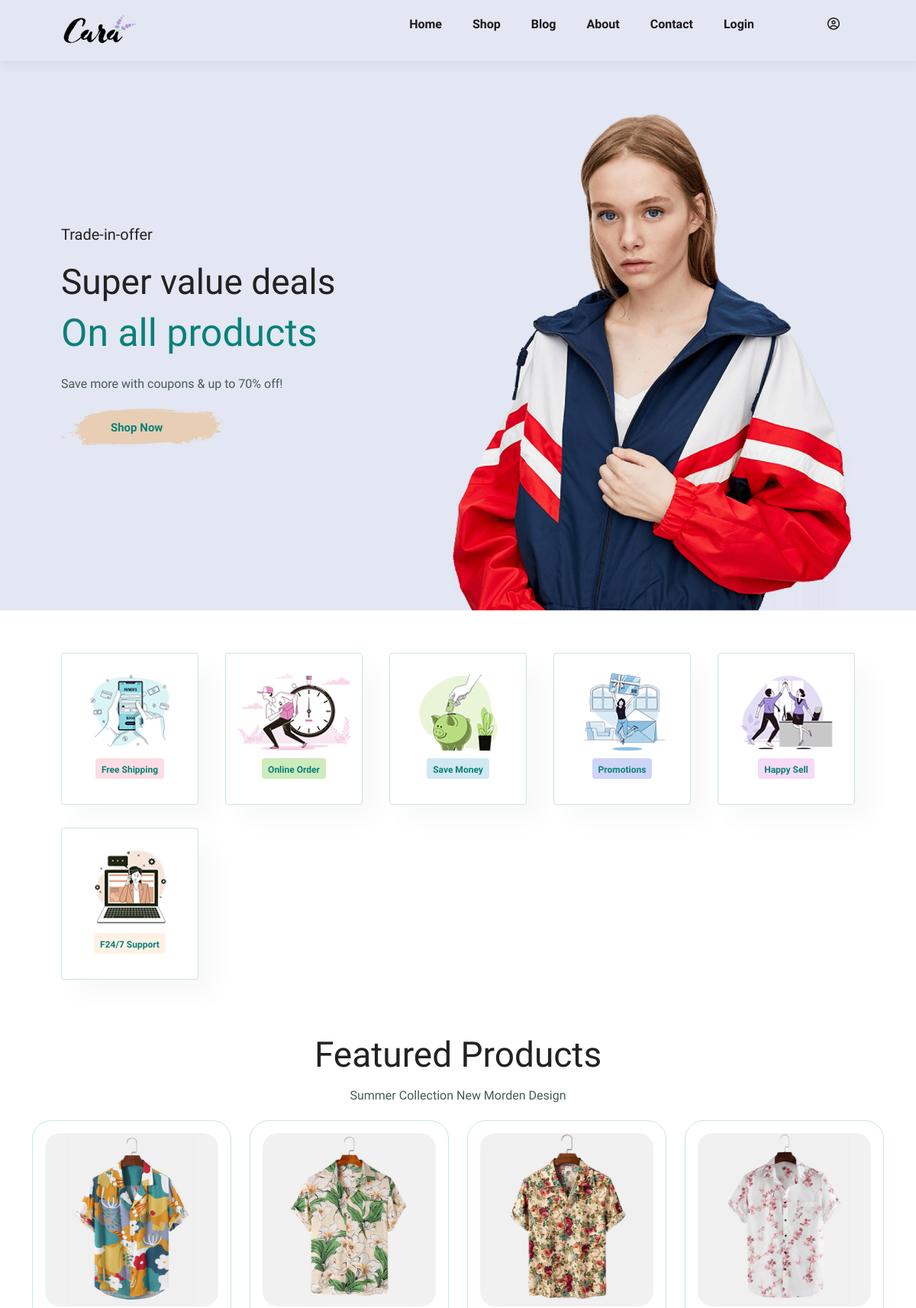
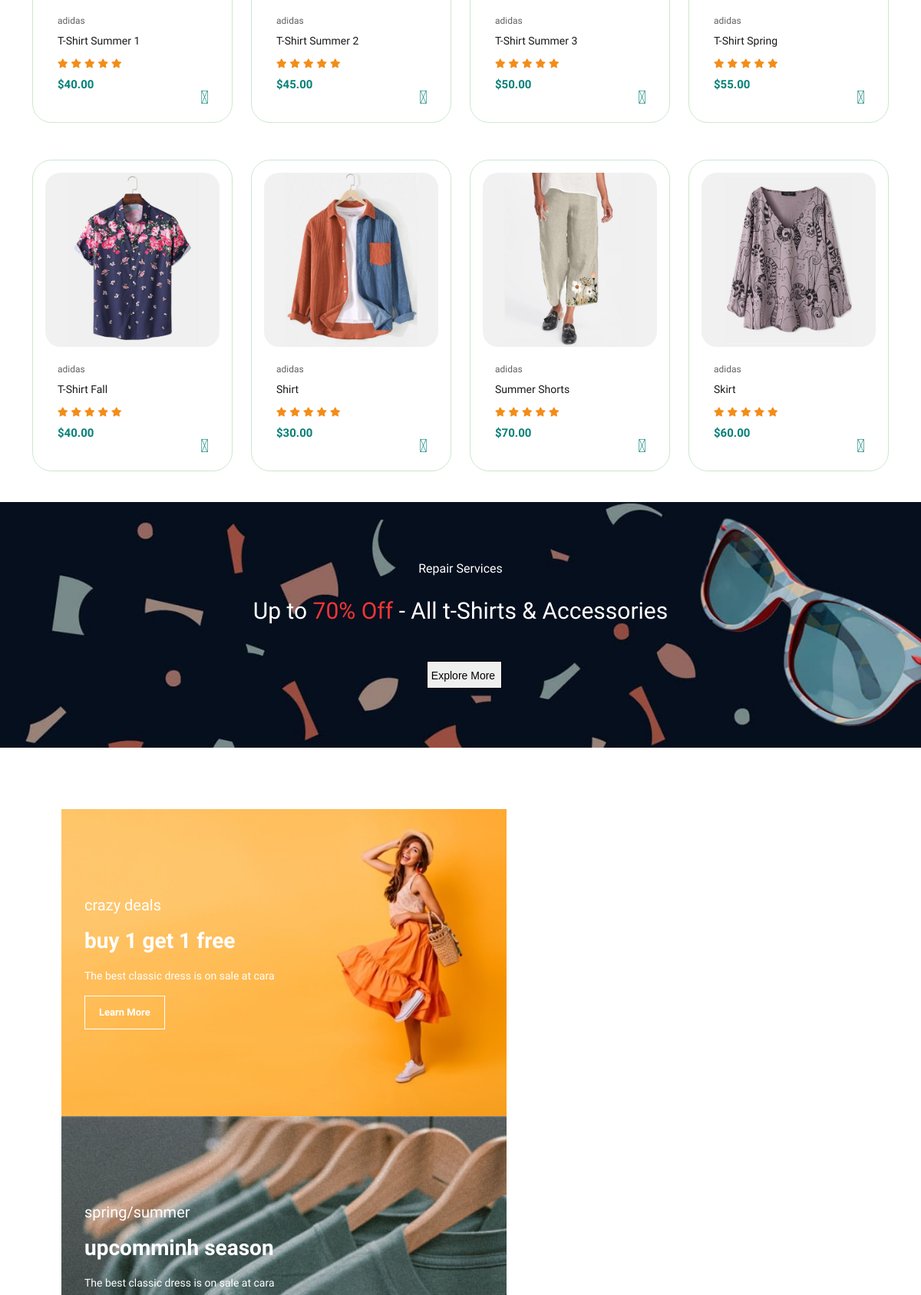
/client/index.php (upper part), run on the app's committed database (2 pictures, top to bottom).
### tables this page shows
CREATE TABLE  `products` (
  `product_id` INT UNSIGNED PRIMARY KEY AUTO_INCREMENT,
  `name` VARCHAR(100) NOT NULL,
  `category_id` INT UNSIGNED NOT NULL,
  `price` DECIMAL(10, 2) NOT NULL,
  `quantity` INT UNSIGNED DEFAULT 0,
  `color_id` INT UNSIGNED,
  `size_id` INT UNSIGNED,
  `image` VARCHAR(255) NOT NULL,
  `flash` INT UNSIGNED DEFAULT 0, 
  `coupon_id` INT UNSIGNED DEFAULT NULL, 
  `created_at` TIMESTAMP DEFAULT CURRENT_TIMESTAMP,
  `updated_at` TIMESTAMP DEFAULT CURRENT_TIMESTAMP ON UPDATE CURRENT_TIMESTAMP,
  FOREIGN KEY (`category_id`) REFERENCES categories(`category_id`),
  FOREIGN KEY (`color_id`) REFERENCES product_colors(`color_id`),
  FOREIGN KEY (`size_id`) REFERENCES product_sizes(`size_id`)
   
);

### client/mvc/core/controller.php (called while the page is built)
<?php
class controller{
    static function view($view, $data=[]){
        include_once "./mvc/views/".$view.".php";
    }
}
?>

### client/mvc/controllers/home.php (called while the page is built)
<?php
require_once './mvc/models/homeModels.php';
class home extends controller{
    protected $home;
    public function __construct(){
        $this->home = new homeModels();
    }
    static public function index(){
        $is = new self();
        $view = $is->viewProducts();
        $data = [];
        while($row = mysqli_fetch_assoc($view)){
            $data[] = $row;
        }
        self::view('index', $data);
    }
    public function viewProducts(){
        return $this->home->view();
    }
}
?>

### client/index.php (called while the page is built, shortened)
<?php
require_once "./mvc/models/database.php";
$app = new app();

### client/mvc/models/homeModels.php (called while the page is built)
<?php
    class homeModels extends database {
        public function view(){
            $a = new Database();
            $a->connect();
            $sql = "SELECT * FROM products where flash = 1";
            return mysqli_query($a->conn, $sql);
        }
    }
?>

### client/mvc/models/database.php (called while the page is built, shortened)
<?php
class Database
{
	private $server = 'localhost';
	private $dbName = 'Ecommerce-Website';
	private $user = 'root';
	private $password = '';
	public function connect()
	{
		$this->conn = new mysqli($this->server, $this->user, $this->password, $this->dbName);
	}
}
?>

### client/mvc/views/pages/home/index.php (the view, shortened to what this page needs)
<link rel="stylesheet" href="../mvc/assets/css/style.css">
<link rel="stylesheet" href="https://pro.fontawesome.com/releases/v5.10.0/css/all.css" />
<body>
    <section id="hero">
        <h4>Trade-in-offer</h4>
        <h2>Super value deals</h2>
        <h1>On all products</h1>
        <p>Save more with coupons & up to 70% off!</p>
        <a href="http://localhost:8080/Ecommerce-Website/client/shop/shop">Shop Now</a>
    </section>
    <section id="feature" class="section-p1">
        <div class="fe-box">
            <img src="../mvc/assets/img/features/f1.png" alt="img">
            <h6>Free Shipping</h6>
        </div>
        <div class="fe-box">
            <img src="../mvc/assets/img/features/f2.png" alt="img">
            <h6>Online Order</h6>
        </div>
        <div class="fe-box">
            <img src="../mvc/assets/img/features/f3.png" alt="img">
            <h6>Save Money</h6>
        </div>
        <div class="fe-box">
            <img src="../mvc/assets/img/features/f4.png" alt="img">
            <h6>Promotions</h6>
        </div>
        <div class="fe-box">
            <img src="../mvc/assets/img/features/f5.png" alt="img">
            <h6>Happy Sell</h6>
        </div>
        <div class="fe-box">
            <img src="../mvc/assets/img/features/f6.png" alt="img">
            <h6>F24/7 Support</h6>
        </div>
    </section>
    <section id="products" class="pt-md-3">
        <h2 class="text-center">Featured Products</h2>
        <p class="text-center">Summer Collection New Morden Design</p>
        <div class="container">
            <div class="row gy-5">
                <?php foreach($data as $index => $product): ?>
                <div class="col-md-3">
                    <div class="card p-3 h-100">
                        <img src="<?php echo $product['image']; ?>" alt="Product Image">
                        <div class="card-body">
                            <span>adidas</span>
                            <h5><?php echo $product['name']; ?></h5>
                            <div class="star">
                                <i class="fas fa-star"></i>
                                <i class="fas fa-star"></i>
                                <i class="fas fa-star"></i>
                                <i class="fas fa-star"></i>
                                <i class="fas fa-star"></i>
                            </div>
                            <h4><?php echo "$" . $product['price']; ?></h4>
                        </div>
                        <?php
                    if(!isset($_SESSION["data"])){
                        echo '<a href="http://localhost:8080/Ecommerce-Website/client/login"><i class="fal fa-shopping-cart cart" id="add"></i></a>';
                    } else {
                        echo '<a class="fal fa-shopping-cart cart add" href="http://localhost:8080/Ecommerce-Website/client/cart/viewIn/' . base64_encode($_SESSION["data"]["user_id"]) . '/' . base64_encode($product['product_id']) . '"></a>';
                    }
                ?>
                    </div>
                </div>
                <?php endforeach; ?>
            </div>
        </div>
    </section>
    <section id="banner" class="section-m1">
        <h4>Repair Services</h4>
        <h2>Up to <span>70% Off</span> - All t-Shirts & Accessories</h2>
        <button class="normal">Explore More</button>
    </section>
    <section id="sm-banner" class="section-p1">
        <div class="banner-box">
            <h4>crazy deals</h4>
            <h2>buy 1 get 1 free</h2>
            <span>The best classic dress is on sale at cara</span>
            <button class="white">Learn More</button>
        </div>
        <div class="banner-box banner-box2">
            <h4>spring/summer</h4>
            <h2>upcomminh season</h2>
            <span>The best classic dress is on sale at cara</span>
        </div>
    </section>
</body>
</html>

### client/mvc/assets/css/style.css (style rules this page uses)
* { margin: 0; padding: 0; box-sizing: border-box; font-family: "Spartan", sans-serif; }
html { scroll-behavior: smooth; }
h1 { font-size: 50px; line-height: 64px; color: #222; }
h2 { font-size: 46px; line-height: 54px; color: #222; }
h4 { font-size: 20px; color: #222; }
h6 { font-weight: 700; font-size: 12px; }
p { font-size: 16px; color: #465b52; margin: 15px 0 20px 0; }
.section-p1 { padding: 40px 80px; }
.section-m1 { margin: 40px 0; }
button.normal { font-size: 14px; font-weight: 500px; padding: 8px 8px 5px 5px; margin-left: 10px; margin-top:20px ; cursor: pointer; outline: none; transition: 0.2s ; font-family:Arial, Helvetica, sans-serif; border: 1px solid; }
button.white { font-size: 13px; font-weight: 600; padding: 11px 18px; color: #fff; background-color: transparent; cursor: pointer; border: 1px solid #fff; outline: none; transition: 0.2s ; }
body { width: 100%; }
#hero { background-image: url("../img/hero4.png"); height: 90vh; width: 100%; background-size: cover; background-position: top 25% right 0; padding: 0 80px; display: flex; flex-direction: column; align-items: flex-start; justify-content: center; }
#hero h4 { padding-bottom: 15px; }
#hero h1 { color: #088178; }
#hero a { background-image: url("../img/button.png"); background-color: transparent; color: #088178; border: 0; padding: 14px 80px 14px 65px; background-repeat: no-repeat; cursor: pointer; font-weight: 700; font-size: 15px; text-decoration: none; }
#feature { display: flex; align-items: center; justify-content: space-between; flex-wrap: wrap; }
#feature .fe-box { width: 180px; text-align: center; padding: 25px 15px; box-shadow: 20px 20px 34px rgba(0, 0, 0, 0.03); border: 1px solid #cce7d0; border-radius: 4px; margin: 15px 0; }
#feature .fe-box img { width: 100%; margin-bottom: 10px; }
#feature .fe-box h6 { display: inline-block; padding: 9px 8px 6px 8px; line-height: 1; border-radius: 4px; color: #088178; background-color: #fddde4; }
#feature .fe-box:nth-child(2) h6 { background-color: #cdebbc; }
#feature .fe-box:nth-child(3) h6 { background-color: #d1e8f2; }
#feature .fe-box:nth-child(4) h6 { background-color: #cdd4f8; }
#feature .fe-box:nth-child(5) h6 { background-color: #f6dbf6; }
#feature .fe-box:nth-child(6) h6 { background-color: #fff2e5; }
.section-p1 { flex: 4; }
#products .col-md-3 { border-radius: 25px; cursor: pointer; }
#products .card { border-radius: 25px; border: 1px solid #cce7d0; }
#products .card img { border-radius: 20px; }
#products .card .card-body span { color: #606063; font-size: 12px; }
#products .card .card-body h5 { padding-top: 7px; color: #1a1a1a; font-size: 14px; }
#products .card .card-body .star i { font-size: 12px; color: rgb(243, 141, 25); }
#products .card .card-body h4 { padding-top: 7px; font-size: 15px; font-weight: 700; color: #088178; }
#products .card .cart { font-weight: 500; color: #088178; position: absolute; bottom: 20px; right: 30px; font-size: 24px; transition: color 0.3s ease; }
#banner { display: flex; flex-direction: column; justify-content: center; align-items: center; text-align: center; background-image: url("../img/banner/b2.jpg"); width: 100%; height: 40vh; background-size: cover; background-position: center; }
#banner h4 { color: #fff; font-size: 16px; }
#banner h2 { color: #fff; font-size: 30px; padding: 10px 0; }
#banner h2 span { color: #ef3636; }
#sm-banner { display: flex; justify-content: space-between; flex-wrap: wrap; }
#sm-banner .banner-box { display: flex; flex-direction: column; justify-content: center; align-items: flex-start; background-image: url("../img/banner/b17.jpg"); min-width: 580px; height: 50vh; background-size: cover; background-position: center; padding: 30px; }
#sm-banner .banner-box2 { background-image: url("../img/banner/b10.jpg"); }
#sm-banner h4 { color: #fff; font-size: 20px; font-weight: 300; }
#sm-banner h2 { color: #fff; font-size: 28px; font-weight: 800; }
#sm-banner span { color: #fff; font-size: 14px; font-weight: 500; padding-bottom: 15px; }

### data on the page
products: image (picture), name "T-Shirt Summer 1", price "40.00"
products: image (picture), name "T-Shirt Summer 2", price "45.00"
products: image (picture), name "T-Shirt Summer 3", price "50.00"
products: image (picture), name "T-Shirt Spring", price "55.00"
products: image (picture), name "T-Shirt Fall", price "40.00"
products: image (picture), name "Shirt", price "30.00"
products: image (picture), name "Summer Shorts", price "70.00"
products: image (picture), name "Skirt", price "60.00"
